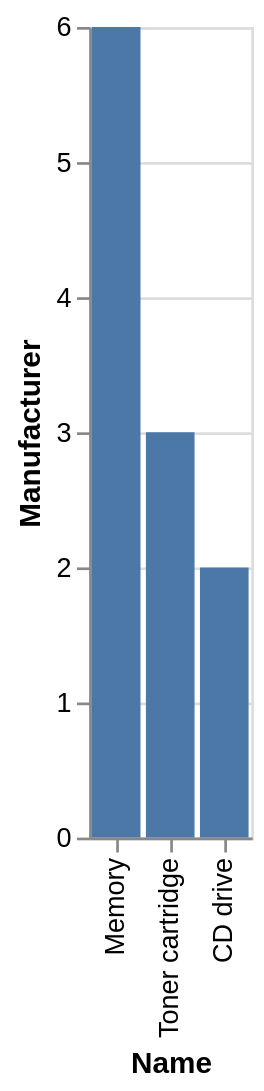

Describe this chart as a Vega-Lite specification.
### Vega-Lite specification from a JSON file in a GitHub repository (floating-point values rounded to 4 significant figures)
{"data": {"values": [{"x_data": "Memory", "y_data": 6}, {"x_data": "Toner cartridge", "y_data": 3}, {"x_data": "CD drive", "y_data": 2}]}, "mark": "bar", "encoding": {"x": {"field": "x_data", "type": "nominal", "title": "Name", "sort": {"op": "sum", "field": "y_data", "order": "descending"}}, "y": {"field": "y_data", "type": "quantitative", "title": "Manufacturer"}}}
